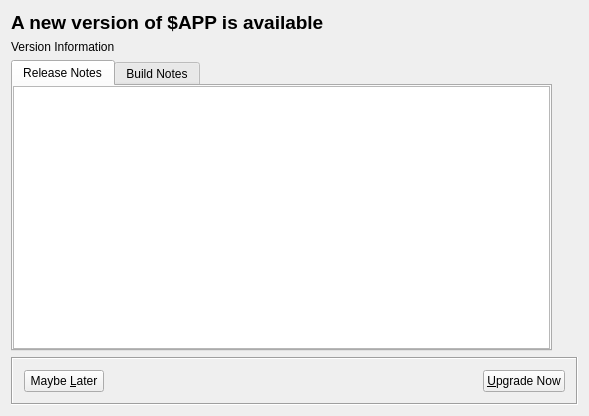
<?xml version="1.0" encoding="UTF-8"?>
<ui version="4.0">
 <class>UpdaterWindow</class>
 <widget class="QMainWindow" name="UpdaterWindow">
  <property name="geometry">
   <rect>
    <x>0</x>
    <y>0</y>
    <width>589</width>
    <height>416</height>
   </rect>
  </property>
  <property name="windowTitle">
   <string>SleepyHead Updater</string>
  </property>
  <property name="windowIcon">
   <iconset>
    <normaloff>:/images/sheep.png</normaloff>:/images/sheep.png</iconset>
  </property>
  <widget class="QWidget" name="centralWidget">
   <layout class="QVBoxLayout" name="verticalLayout">
    <property name="spacing">
     <number>0</number>
    </property>
    <property name="leftMargin">
     <number>0</number>
    </property>
    <property name="topMargin">
     <number>0</number>
    </property>
    <property name="rightMargin">
     <number>0</number>
    </property>
    <property name="bottomMargin">
     <number>0</number>
    </property>
    <item>
     <widget class="QStackedWidget" name="stackedWidget">
      <property name="currentIndex">
       <number>0</number>
      </property>
      <widget class="QWidget" name="frontPage">
       <layout class="QGridLayout" name="gridLayout">
        <item row="0" column="0">
         <widget class="QLabel" name="Title">
          <property name="sizePolicy">
           <sizepolicy hsizetype="Fixed" vsizetype="Preferred">
            <horstretch>0</horstretch>
            <verstretch>0</verstretch>
           </sizepolicy>
          </property>
          <property name="font">
           <font>
            <pointsize>14</pointsize>
            <weight>75</weight>
            <bold>true</bold>
           </font>
          </property>
          <property name="text">
           <string>A new version of $APP is available</string>
          </property>
         </widget>
        </item>
        <item row="0" column="1" rowspan="3">
         <layout class="QVBoxLayout" name="verticalLayout_5">
          <item>
           <widget class="QLabel" name="graphicLabel">
            <property name="maximumSize">
             <size>
              <width>100</width>
              <height>100</height>
             </size>
            </property>
            <property name="text">
             <string/>
            </property>
            <property name="pixmap">
             <pixmap resource="Resources.qrc">:/docs/sheep.png</pixmap>
            </property>
            <property name="scaledContents">
             <bool>true</bool>
            </property>
            <property name="alignment">
             <set>Qt::AlignLeading|Qt::AlignLeft|Qt::AlignTop</set>
            </property>
           </widget>
          </item>
          <item>
           <spacer name="verticalSpacer">
            <property name="orientation">
             <enum>Qt::Vertical</enum>
            </property>
            <property name="sizeHint" stdset="0">
             <size>
              <width>20</width>
              <height>40</height>
             </size>
            </property>
           </spacer>
          </item>
         </layout>
        </item>
        <item row="1" column="0">
         <widget class="QLabel" name="versionInfo">
          <property name="text">
           <string>Version Information</string>
          </property>
         </widget>
        </item>
        <item row="2" column="0">
         <widget class="QTabWidget" name="notesTabWidget">
          <property name="currentIndex">
           <number>0</number>
          </property>
          <widget class="QWidget" name="relNotesTab">
           <attribute name="title">
            <string>Release Notes</string>
           </attribute>
           <layout class="QVBoxLayout" name="verticalLayout_8">
            <property name="spacing">
             <number>0</number>
            </property>
            <property name="leftMargin">
             <number>0</number>
            </property>
            <property name="topMargin">
             <number>0</number>
            </property>
            <property name="rightMargin">
             <number>0</number>
            </property>
            <property name="bottomMargin">
             <number>0</number>
            </property>
            <item>
             <widget class="QTextBrowser" name="webView"/>
            </item>
           </layout>
          </widget>
          <widget class="QWidget" name="buildNotesTab">
           <attribute name="title">
            <string>Build Notes</string>
           </attribute>
           <layout class="QVBoxLayout" name="verticalLayout_9">
            <property name="spacing">
             <number>0</number>
            </property>
            <property name="leftMargin">
             <number>0</number>
            </property>
            <property name="topMargin">
             <number>0</number>
            </property>
            <property name="rightMargin">
             <number>0</number>
            </property>
            <property name="bottomMargin">
             <number>0</number>
            </property>
            <item>
             <widget class="QTextEdit" name="buildNotes">
              <property name="sizePolicy">
               <sizepolicy hsizetype="Expanding" vsizetype="Expanding">
                <horstretch>0</horstretch>
                <verstretch>0</verstretch>
               </sizepolicy>
              </property>
              <property name="frameShape">
               <enum>QFrame::NoFrame</enum>
              </property>
              <property name="frameShadow">
               <enum>QFrame::Plain</enum>
              </property>
              <property name="readOnly">
               <bool>true</bool>
              </property>
             </widget>
            </item>
           </layout>
          </widget>
         </widget>
        </item>
        <item row="3" column="0" colspan="2">
         <widget class="QFrame" name="frame_2">
          <property name="frameShape">
           <enum>QFrame::Box</enum>
          </property>
          <property name="frameShadow">
           <enum>QFrame::Sunken</enum>
          </property>
          <layout class="QHBoxLayout" name="horizontalLayout_3">
           <item>
            <widget class="QPushButton" name="CloseButton">
             <property name="text">
              <string>Maybe &amp;Later</string>
             </property>
            </widget>
           </item>
           <item>
            <spacer name="horizontalSpacer_2">
             <property name="orientation">
              <enum>Qt::Horizontal</enum>
             </property>
             <property name="sizeHint" stdset="0">
              <size>
               <width>40</width>
               <height>20</height>
              </size>
             </property>
            </spacer>
           </item>
           <item>
            <widget class="QPushButton" name="upgradeButton">
             <property name="text">
              <string>&amp;Upgrade Now</string>
             </property>
            </widget>
           </item>
          </layout>
         </widget>
        </item>
       </layout>
      </widget>
      <widget class="QWidget" name="page">
       <layout class="QVBoxLayout" name="verticalLayout_2">
        <property name="spacing">
         <number>4</number>
        </property>
        <property name="leftMargin">
         <number>4</number>
        </property>
        <property name="topMargin">
         <number>4</number>
        </property>
        <property name="rightMargin">
         <number>4</number>
        </property>
        <property name="bottomMargin">
         <number>4</number>
        </property>
        <item>
         <widget class="QLabel" name="downloadTitle">
          <property name="font">
           <font>
            <weight>75</weight>
            <bold>true</bold>
           </font>
          </property>
          <property name="text">
           <string>Please wait while updates are downloaded and installed...</string>
          </property>
         </widget>
        </item>
        <item>
         <layout class="QHBoxLayout" name="horizontalLayout"/>
        </item>
        <item>
         <widget class="QTabWidget" name="tabWidget">
          <property name="currentIndex">
           <number>0</number>
          </property>
          <widget class="QWidget" name="tabUpdates">
           <attribute name="title">
            <string>Updates</string>
           </attribute>
           <layout class="QVBoxLayout" name="verticalLayout_3">
            <property name="spacing">
             <number>0</number>
            </property>
            <property name="leftMargin">
             <number>0</number>
            </property>
            <property name="topMargin">
             <number>0</number>
            </property>
            <property name="rightMargin">
             <number>0</number>
            </property>
            <property name="bottomMargin">
             <number>0</number>
            </property>
            <item>
             <widget class="QTableWidget" name="tableWidget">
              <property name="editTriggers">
               <set>QAbstractItemView::NoEditTriggers</set>
              </property>
              <property name="alternatingRowColors">
               <bool>true</bool>
              </property>
              <property name="selectionMode">
               <enum>QAbstractItemView::NoSelection</enum>
              </property>
              <property name="selectionBehavior">
               <enum>QAbstractItemView::SelectRows</enum>
              </property>
              <attribute name="horizontalHeaderStretchLastSection">
               <bool>true</bool>
              </attribute>
              <attribute name="verticalHeaderVisible">
               <bool>false</bool>
              </attribute>
              <column>
               <property name="text">
                <string>Component</string>
               </property>
              </column>
              <column>
               <property name="text">
                <string>Version</string>
               </property>
              </column>
              <column>
               <property name="text">
                <string>Size</string>
               </property>
              </column>
              <column>
               <property name="text">
                <string>Progress</string>
               </property>
              </column>
             </widget>
            </item>
           </layout>
          </widget>
          <widget class="QWidget" name="tabLog">
           <attribute name="title">
            <string>Log</string>
           </attribute>
           <layout class="QVBoxLayout" name="verticalLayout_4">
            <property name="spacing">
             <number>0</number>
            </property>
            <property name="leftMargin">
             <number>0</number>
            </property>
            <property name="topMargin">
             <number>0</number>
            </property>
            <property name="rightMargin">
             <number>0</number>
            </property>
            <property name="bottomMargin">
             <number>0</number>
            </property>
            <item>
             <widget class="QPlainTextEdit" name="plainTextEdit"/>
            </item>
           </layout>
          </widget>
         </widget>
        </item>
        <item>
         <widget class="QWidget" name="widget" native="true">
          <layout class="QHBoxLayout" name="horizontalLayout_2">
           <property name="spacing">
            <number>0</number>
           </property>
           <property name="leftMargin">
            <number>0</number>
           </property>
           <property name="topMargin">
            <number>0</number>
           </property>
           <property name="rightMargin">
            <number>0</number>
           </property>
           <property name="bottomMargin">
            <number>0</number>
           </property>
           <item>
            <widget class="QLabel" name="downloadLabel">
             <property name="text">
              <string>Downloading &amp; Installing Updates</string>
             </property>
            </widget>
           </item>
           <item>
            <spacer name="horizontalSpacer">
             <property name="orientation">
              <enum>Qt::Horizontal</enum>
             </property>
             <property name="sizeHint" stdset="0">
              <size>
               <width>40</width>
               <height>20</height>
              </size>
             </property>
            </spacer>
           </item>
           <item>
            <widget class="QPushButton" name="FinishedButton">
             <property name="text">
              <string>&amp;Finished</string>
             </property>
            </widget>
           </item>
          </layout>
         </widget>
        </item>
       </layout>
      </widget>
     </widget>
    </item>
   </layout>
  </widget>
 </widget>
 <layoutdefault spacing="6" margin="11"/>
 <resources>
  <include location="Resources.qrc"/>
 </resources>
 <connections/>
</ui>
